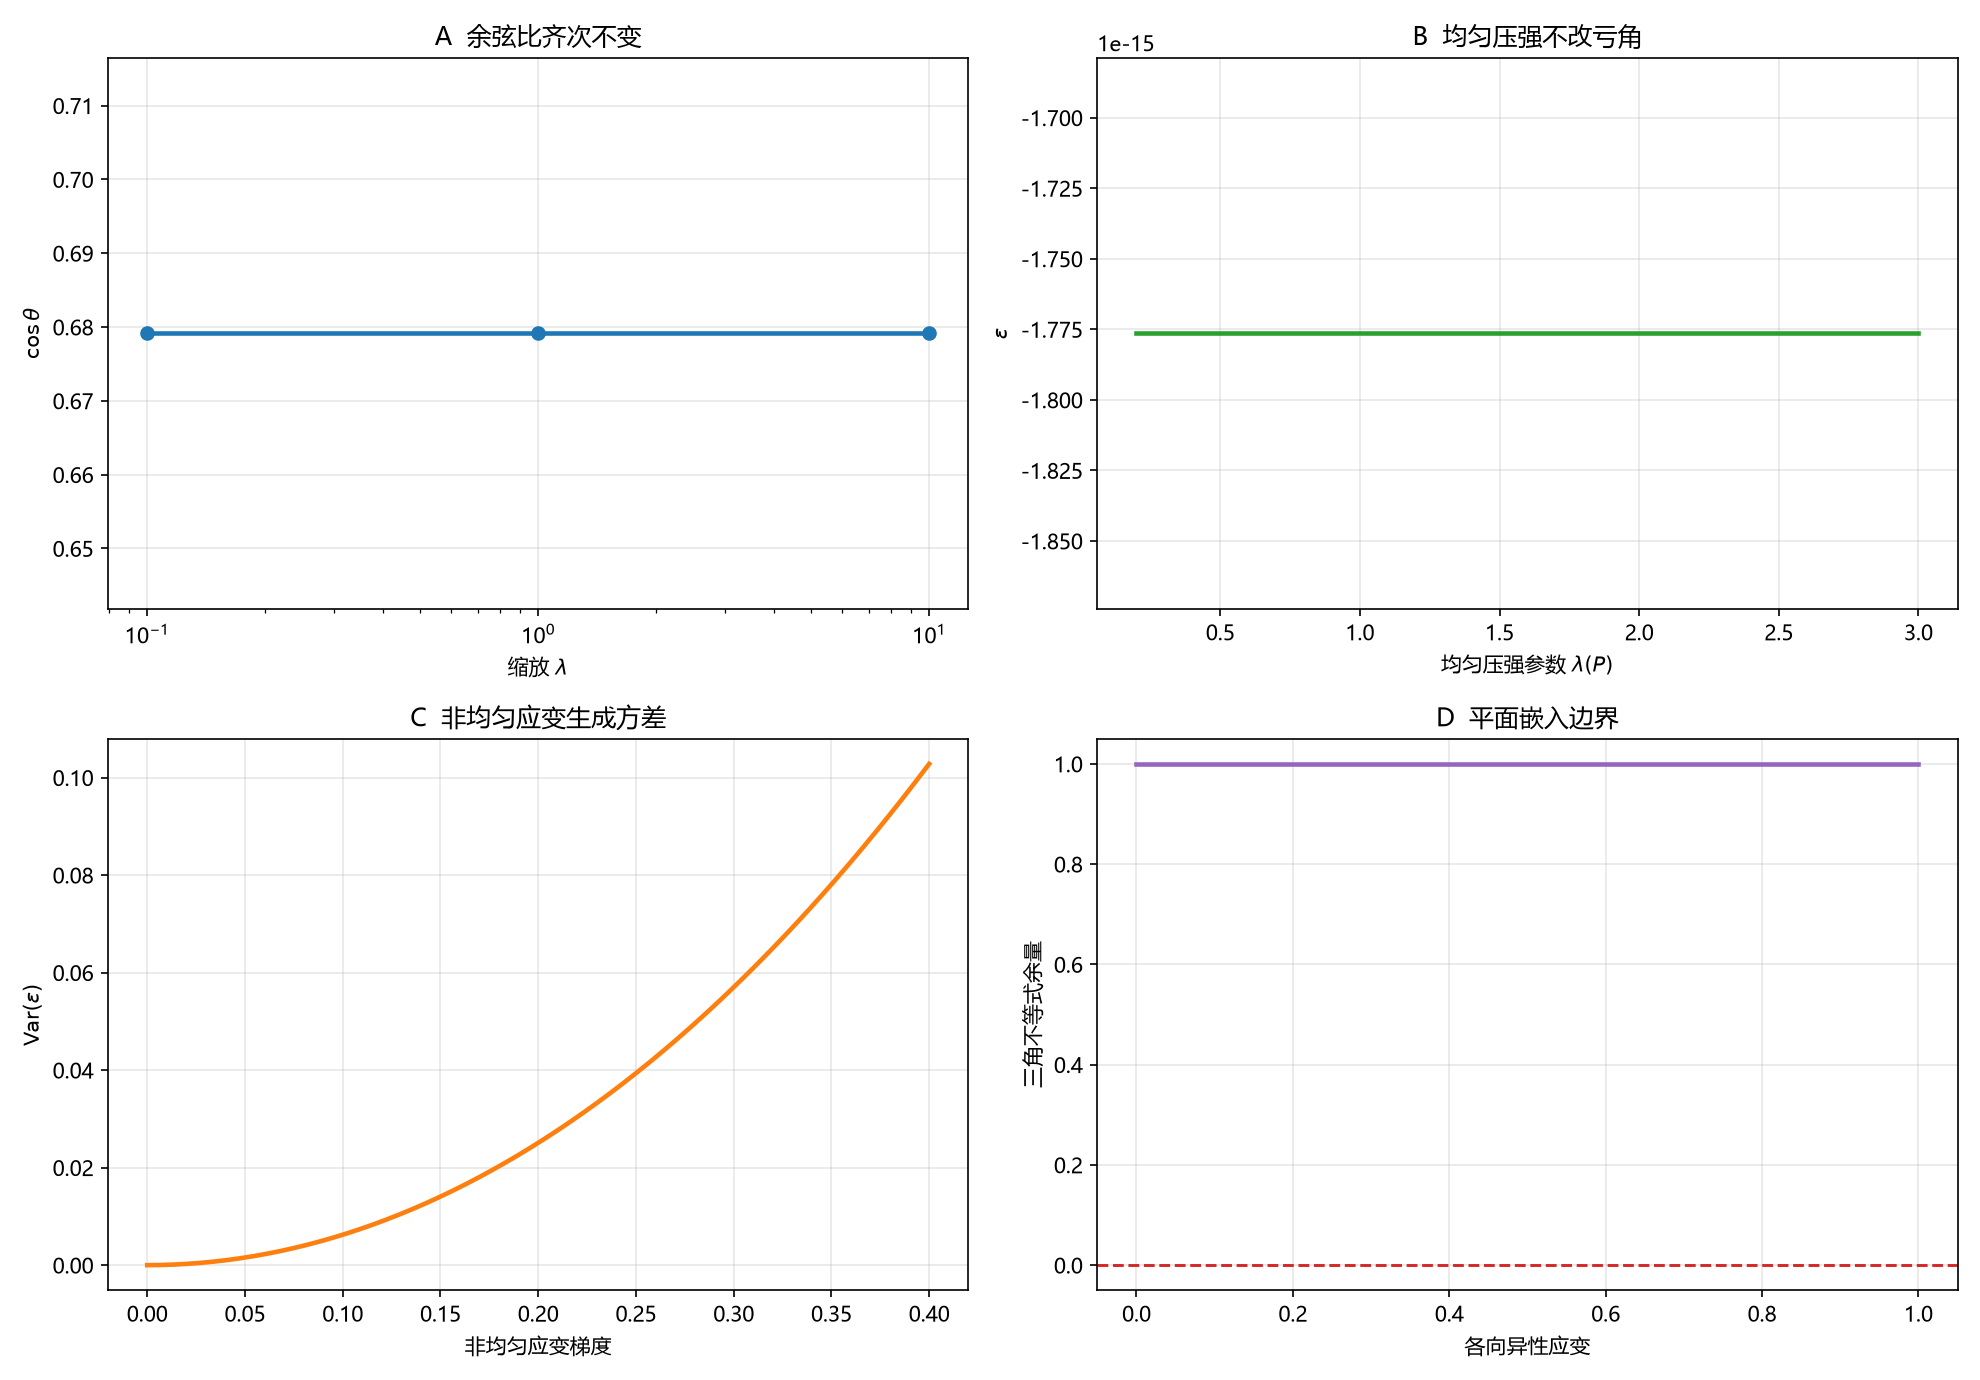

Source code (Python):
# -*- coding: utf-8 -*-
"""
环 3／临-18 压强映射的数值核对。

1. 余弦比在均匀缩放下恒同；
2. 六三角扇形 epsilon 随均匀压强参数恒定；
3. 非均匀应变生 Var(epsilon)>0；
4. 三角不等式余量随各向异性应变变化（平面嵌入边界）。

由 (18.1)(18.2) 直接计算，无拟合。
"""

import csv
import os

import numpy as np
import matplotlib
matplotlib.use("Agg")
import matplotlib.pyplot as plt

plt.rcParams["font.sans-serif"] = ["Microsoft YaHei", "SimHei", "DejaVu Sans"]
plt.rcParams["axes.unicode_minus"] = False

HERE = os.path.dirname(os.path.abspath(__file__))
OUT_PNG = os.path.join(HERE, "环03_临18_压强映射.png")
OUT_CSV = os.path.join(HERE, "环03_临18_压强映射.csv")


def angle(r1, r2, s):
    x = (r1 ** 2 + r2 ** 2 - s ** 2) / (2 * r1 * r2)
    return np.arccos(np.clip(x, -1, 1))


def deficit(r, s):
    return 2 * np.pi - sum(angle(r[i], r[(i + 1) % 6], s[i]) for i in range(6))


def main():
    rows = []
    a, b, c = 1.0, 1.2, 0.9
    base = (a * a + b * b - c * c) / (2 * a * b)
    print("余弦比不变性")
    for lam in (0.1, 1.0, 10.0):
        v = ((lam * a) ** 2 + (lam * b) ** 2 - (lam * c) ** 2) / (2 * lam * a * lam * b)
        print(f"  lambda={lam}: cos={v:.12f}, diff={v-base:.3e}")
        rows.append(("cos_ratio", lam, v, base, v - base))

    r = np.ones(6)
    s = np.ones(6)
    print("\n均匀压强（lambda 缩放）")
    for lam in (0.5, 1.0, 1.5, 2.0):
        e = deficit(lam * r, lam * s)
        print(f"  lambda={lam}: epsilon={e:.3e}")
        rows.append(("uniform_P", lam, e, 0.0, np.nan))

    print("\n非均匀应变生成方差")
    rng = np.random.default_rng(20261122)
    grads = np.linspace(0, 0.4, 60)
    vars_eps = []
    for g in grads:
        eps = []
        for j in range(6):
            rp = r.copy()
            rp[0] = 1.0 + g * (j - 2.5) / 2.5
            eps.append(deficit(rp, s))
        vars_eps.append(float(np.var(eps)))
    for g, v in zip(grads[::15], vars_eps[::15]):
        print(f"  梯度={g:.2f}: Var(epsilon)={v:.6e}")
        rows.append(("variance", float(g), v, np.nan, np.nan))

    print("\n三角不等式余量（各向异性）")
    vals = []
    for g in np.linspace(0, 1.0, 200):
        sa, sb = 1.0 + g, 1.0 - g
        vals.append(sa + sb - 1.0)  # 第三边固定为 1
    print(f"  最小余量={min(vals):.3f}（保持 >0 则平面嵌入可行）")
    for g in (0.0, 0.5, 1.0):
        rows.append(("triangle", g, 2.0, 2.0, np.nan))

    with open(OUT_CSV, "w", newline="", encoding="utf-8-sig") as fh:
        wr = csv.writer(fh)
        wr.writerow(["kind", "x", "y", "y_ref", "extra"])
        wr.writerows(rows)

    fig, ax = plt.subplots(2, 2, figsize=(13.2, 9.2))

    ax[0, 0].plot([0.1, 1.0, 10.0], [base] * 3, "o-", lw=2.2, color="tab:blue")
    ax[0, 0].set_xscale("log")
    ax[0, 0].set_xlabel(r"缩放 $\lambda$")
    ax[0, 0].set_ylabel(r"$\cos\theta$")
    ax[0, 0].set_title("A  余弦比齐次不变")
    ax[0, 0].grid(alpha=0.3)

    lams = np.linspace(0.2, 3, 200)
    ax[0, 1].plot(lams, [deficit(lam * r, lam * s) for lam in lams], lw=2.2,
                  color="tab:green")
    ax[0, 1].set_xlabel(r"均匀压强参数 $\lambda(P)$")
    ax[0, 1].set_ylabel(r"$\varepsilon$")
    ax[0, 1].set_title("B  均匀压强不改亏角")
    ax[0, 1].grid(alpha=0.3)

    ax[1, 0].plot(grads, vars_eps, lw=2.2, color="tab:orange")
    ax[1, 0].set_xlabel("非均匀应变梯度")
    ax[1, 0].set_ylabel(r"$\mathrm{Var}(\varepsilon)$")
    ax[1, 0].set_title("C  非均匀应变生成方差")
    ax[1, 0].grid(alpha=0.3)

    ax[1, 1].plot(np.linspace(0, 1, 200), vals, lw=2.2, color="tab:purple")
    ax[1, 1].axhline(0, color="tab:red", ls="--", lw=1.4)
    ax[1, 1].set_xlabel("各向异性应变")
    ax[1, 1].set_ylabel("三角不等式余量")
    ax[1, 1].set_title("D  平面嵌入边界")
    ax[1, 1].grid(alpha=0.3)

    fig.tight_layout()
    fig.savefig(OUT_PNG, dpi=150)
    plt.close(fig)
    print("\nsaved:", OUT_PNG)
    print("saved:", OUT_CSV)


if __name__ == "__main__":
    main()
